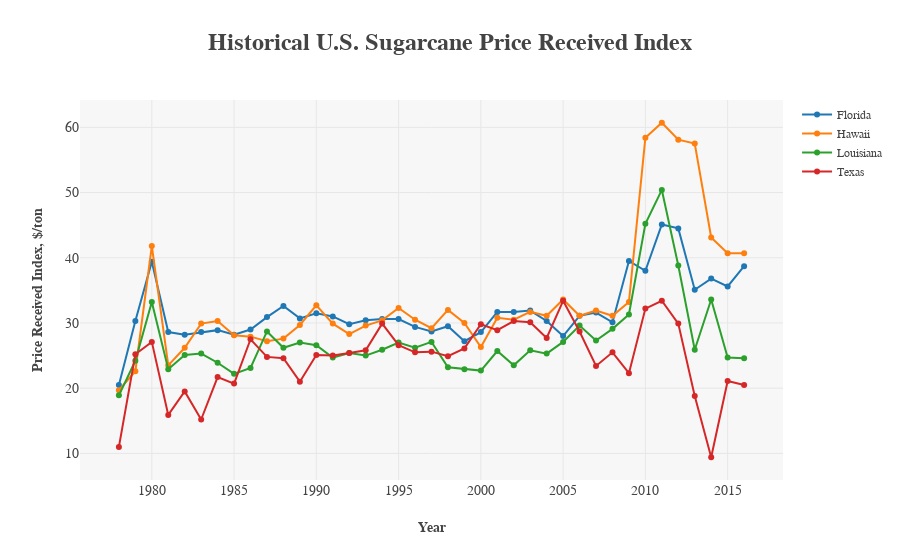

This figure's notebook cell:
### Code cell
# Plot the historical sugarcane data price received index Dataframe for some quick Exploratory 
# Data Analysis (EDA)
# Generate a static plot using Seaborn and matplotlib
# sns.set_style("darkgrid")
# plt.plot(df_dpt_pivot.index, df_dpt_pivot[["FLORIDA", "HAWAII", "LOUISIANA", "TEXAS"]])
# plt.title("Historical U.S. Sugarcane Price Received Index", fontsize=24, fontweight="bold", \
#           family="serif")
# plt.xlabel("Year", fontsize=14, family="serif")
# plt.ylabel("Price Received Index, $/ton", fontsize=14, family="serif")
# plt.gca().yaxis.set_major_formatter(mtick.StrMethodFormatter("{x:,.0f}"))
# xrange = [x for x in range(1900,2030,10)]
# plt.gca().xaxis.set_major_locator(plt.FixedLocator(xrange))
# plt.xticks(fontsize=12, family="serif")
# plt.yticks(fontsize=12, family="serif")
# plt.gcf().set_size_inches(14,6)
# plt.legend(["Florida","Hawaii","Louisiana","Texas"], loc="best", fontsize=14)
# plt.show()

# Generate an interactive plot using the plotly package
layout = go.Layout(
    plot_bgcolor="rgb(247,247,247)",
    legend=dict(font=dict(family="serif", size=12)),
    title="<b>Historical U.S. Sugarcane Price Received Index</b>",
    titlefont=dict(family="serif", size=24),
    yaxis=dict(title="<b>Price Received Index, $/ton</b>", titlefont=dict(family="serif", size=14), 
               tickfont=dict(family="serif", size=14)),
    xaxis=dict(title="<b>Year</b>", titlefont=dict(family="serif", size=14), 
               tickfont=dict(family="serif", size=14))
)

trace1 = go.Scatter(
    x=df_dpt_pivot.index,
    y=df_dpt_pivot["FLORIDA"],
    mode='lines+markers',
    name="Florida"
)

trace2 = go.Scatter(
    x=df_dpt_pivot.index,
    y=df_dpt_pivot["HAWAII"],
    mode='lines+markers',
    name="Hawaii"
)

trace3 = go.Scatter(
    x=df_dpt_pivot.index,
    y=df_dpt_pivot["LOUISIANA"],
    mode='lines+markers',
    name="Louisiana"
)

trace4 = go.Scatter(
    x=df_dpt_pivot.index,
    y=df_dpt_pivot["TEXAS"],
    mode='lines+markers',
    name="Texas"
)

fig = go.Figure(data=[trace1, trace2, trace3, trace4], layout=layout)
py.offline.iplot(fig)

### Figure 1 — Plotly figure (JSON) as saved in the notebook; plotly's stock layout.template omitted (floating-point values rounded to 4 significant figures)
{"data": [{"mode": "lines+markers", "name": "Florida", "type": "scatter", "x": [1978, 1979, 1980, 1981, 1982, 1983, 1984, 1985, 1986, 1987, 1988, 1989, 1990, 1991, 1992, 1993, 1994, 1995, 1996, 1997, 1998, 1999, 2000, 2001, 2002, 2003, 2004, 2005, 2006, 2007, 2008, 2009, 2010, 2011, 2012, 2013, 2014, 2015, 2016], "y": [20.5, 30.3, 39.4, 28.6, 28.2, 28.6, 28.9, 28.2, 29, 30.9, 32.6, 30.7, 31.5, 31, 29.8, 30.4, 30.6, 30.6, 29.4, 28.7, 29.5, 27.2, 28.6, 31.7, 31.7, 31.9, 30.3, 28, 31.1, 31.6, 30.1, 39.5, 38, 45.1, 44.5, 35.1, 36.8, 35.6, 38.7]}, {"mode": "lines+markers", "name": "Hawaii", "type": "scatter", "x": [1978, 1979, 1980, 1981, 1982, 1983, 1984, 1985, 1986, 1987, 1988, 1989, 1990, 1991, 1992, 1993, 1994, 1995, 1996, 1997, 1998, 1999, 2000, 2001, 2002, 2003, 2004, 2005, 2006, 2007, 2008, 2009, 2010, 2011, 2012, 2013, 2014, 2015, 2016], "y": [19.7, 22.6, 41.8, 23.5, 26.2, 29.9, 30.3, 28.1, 27.9, 27.2, 27.6, 29.7, 32.7, 29.9, 28.3, 29.6, 30.4, 32.3, 30.5, 29.2, 32, 30, 26.3, 30.8, 30.5, 31.7, 31.1, 33.6, 31.1, 31.9, 31.1, 33.2, 58.4, 60.7, 58.1, 57.5, 43.1, 40.7, 40.7]}, {"mode": "lines+markers", "name": "Louisiana", "type": "scatter", "x": [1978, 1979, 1980, 1981, 1982, 1983, 1984, 1985, 1986, 1987, 1988, 1989, 1990, 1991, 1992, 1993, 1994, 1995, 1996, 1997, 1998, 1999, 2000, 2001, 2002, 2003, 2004, 2005, 2006, 2007, 2008, 2009, 2010, 2011, 2012, 2013, 2014, 2015, 2016], "y": [18.9, 24.2, 33.2, 22.9, 25.1, 25.3, 23.9, 22.2, 23.1, 28.7, 26.2, 27, 26.6, 24.7, 25.4, 25, 25.9, 27, 26.2, 27.1, 23.2, 22.9, 22.7, 25.7, 23.5, 25.8, 25.3, 27.1, 29.6, 27.3, 29.1, 31.3, 45.2, 50.4, 38.8, 25.9, 33.6, 24.7, 24.6]}, {"mode": "lines+markers", "name": "Texas", "type": "scatter", "x": [1978, 1979, 1980, 1981, 1982, 1983, 1984, 1985, 1986, 1987, 1988, 1989, 1990, 1991, 1992, 1993, 1994, 1995, 1996, 1997, 1998, 1999, 2000, 2001, 2002, 2003, 2004, 2005, 2006, 2007, 2008, 2009, 2010, 2011, 2012, 2013, 2014, 2015, 2016], "y": [11, 25.2, 27.1, 15.9, 19.5, 15.2, 21.7, 20.7, 27.5, 24.8, 24.6, 21, 25.1, 25, 25.4, 25.8, 29.9, 26.6, 25.5, 25.6, 24.9, 26.1, 29.8, 28.9, 30.3, 30.1, 27.7, 33.4, 28.7, 23.4, 25.5, 22.3, 32.2, 33.4, 29.9, 18.8, 9.41, 21.1, 20.5]}], "layout": {"legend": {"font": {"family": "serif", "size": 12}}, "plot_bgcolor": "rgb(247,247,247)", "title": "<b>Historical U.S. Sugarcane Price Received Index</b>", "titlefont": {"family": "serif", "size": 24}, "xaxis": {"tickfont": {"family": "serif", "size": 14}, "title": "<b>Year</b>", "titlefont": {"family": "serif", "size": 14}}, "yaxis": {"tickfont": {"family": "serif", "size": 14}, "title": "<b>Price Received Index, $/ton</b>", "titlefont": {"family": "serif", "size": 14}}}}
